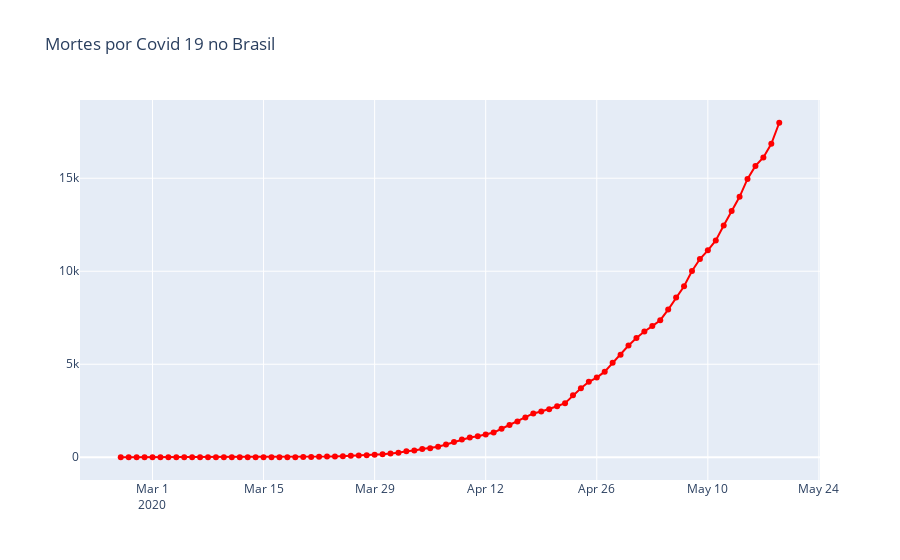

Source (notebook cell):
### Markdown cell above
# Número de mortes por Covid 19 no Brasil

### Code cell
fig = go.Figure()
fig.add_trace(
    
    go.Scatter(x=dadosBrasil.observationdate, y=dadosBrasil.deaths, name='Mortes',
               mode='lines+markers',line={'color':'red'})
    
)

# layout
fig.update_layout(title='Mortes por Covid 19 no Brasil')
fig.show()
